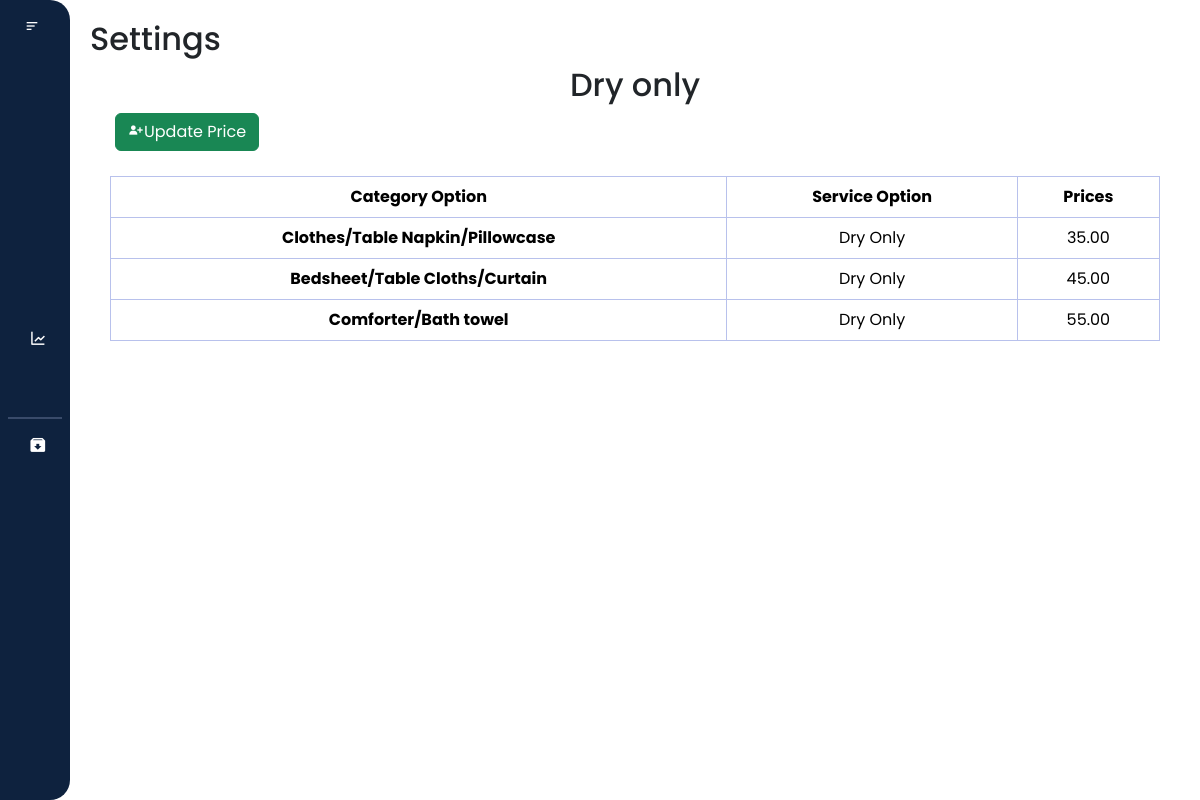
Screenshot of /laundry_system/main/settings/categ3/categ3.php with the database file from the repository.
### tables this page shows
CREATE TABLE `service_category_price` (
  `id` int(255) NOT NULL,
  `service_id` int(255) NOT NULL,
  `category_id` int(255) NOT NULL,
  `price` decimal(65,2) NOT NULL
);

CREATE TABLE `category` (
  `category_id` int(255) NOT NULL,
  `laundry_category_option` varchar(255) NOT NULL
);

CREATE TABLE `service` (
  `service_id` int(255) NOT NULL,
  `laundry_service_option` varchar(100) NOT NULL
);

### laundry_system/main/settings/categ3/categ3.php (the view, shortened to what this page needs)
<?php
$conn = new mysqli('localhost', 'root', '', 'laundry_db');
$sql = "SELECT scp.price, c.laundry_category_option, s.laundry_service_option
        FROM service_category_price scp
        JOIN category c ON scp.category_id = c.category_id
        JOIN service s ON scp.service_id = s.service_id
        WHERE s.service_id = 3";
$result = $conn->query($sql);
$prices = [];
if ($result) {
    while ($row = $result->fetch_assoc()) {
        $prices[] = $row;
    }
} else {
    die("Query Failed: " . $conn->error);
}
?>
<!DOCTYPE html>
<html lang="en">
<head>
    <link rel="stylesheet" href="https://cdn.jsdelivr.net/npm/bootstrap@5.3.3/dist/css/bootstrap.min.css">
    <link rel="stylesheet" href="categ3.css">
    <link href="https://cdn.lineicons.com/4.0/lineicons.css" rel="stylesheet" />
    <link href='https://unpkg.com/boxicons@2.1.4/css/boxicons.min.css' rel='stylesheet'>
</head>
<body>
    <div class="wrapper">
    <aside id="sidebar">
            <div class="d-flex">
                <button id="toggle-btn" type="button">
                    <i class="bx bx-menu-alt-left"></i>
                </button>
            </div>
            <ul class="sidebar-nav">
                <li class="sidebar-item">
                    <a href="/laundry_system/main/dashboard/dashboard.php" class="sidebar-link">
                    </a>
                </li>
                <li class="sidebar-item">
                    <a href="/laundry_system/main/my_profile/profile.php" class="sidebar-link">
                    </a>
                </li>
                <li class="sidebar-item">
                   <a href="/laundry_system/main/users/users.php" class="sidebar-link">
                    </a>
                </li>
                <li class="sidebar-item">
                    <a href="#" class="sidebar-link has-dropdown collapsed" data-bs-toggle="collapse"
                        data-bs-target="#records" aria-expanded="false" aria-controls="records">
                    </a>
                </li>
                <li class="sidebar-item">
                    <a href="/laundry_system/main/transaction/transaction.php" class="sidebar-link">
                    </a>
                </li>
                <li class="sidebar-item">
                    <a href="/laundry_system/main/sales_report/report.php" class="sidebar-link">
                        <i class='bx bx-line-chart'></i>
                    </a>
                </li>
                <li class="sidebar-item">
                    <a href="/laundry_system/main/settings/settings.php" class="sidebar-link">
                    </a>
                </li>
                <hr style="border: 1px solid #b8c1ec; margin: 8px">
                    <li class="sidebar-item">
                        <a href="/laundry_system/main/archived/archived.php" class="sidebar-link">
                            <i class='bx bxs-archive-in'></i>
                        </a>
                    </li>
            </ul>
            <div class="sidebar-footer">
                <a href="#" class="sidebar-link">
                </a>
            </div>
        </aside>
        <div class="main-content">
            <nav>
                <div class="d-flex justify-content-between align-items-center">
                    <h2>Settings</h2>
                </div>
                <div class="text" style="text-align: center;" name="category">
                    <h2>Dry only</h2>
                </div>
            </nav>
            <div class="box">
                    <form action="edit3.php" method="POST">
                        <button type="submit" class="btn btn-success" id="updatePriceButton">
                        <i class='bx bxs-user-plus'></i>Update Price</button>
                    </form>
            </div>
            <div class="table-responsive">
                <table class="table table-bordered text-center">
                    <thead>
                        <tr class="bg-dark text-white">
                            <th>Category Option</th>
                            <th>Service Option</th>
                            <th>Prices</th>
                        </tr>
                    </thead>
                    <tbody>
                        <?php
                            foreach ($prices as $row) {
                            $laundry_category_option = $row['laundry_category_option'];
                            $laundry_service_option = $row['laundry_service_option'];
                            $price = $row['price'];
                            echo '<tr>
                                  <th scope="row">' . $laundry_category_option . '</th>
                                  <td>' . $laundry_service_option . '</td>
                                  <td>' . $price . '</td>
                                  </tr>';
                                }
                            ?>
                    </tbody>
                </table>
            </div>
        </div>
    </div>
</body>
</html>

### laundry_system/main/settings/categ3/categ3.css (style rules this page uses)
* { margin: 0; padding: 0; font-family: "Poppins", sans-serif; box-sizing: border-box; }
html { scroll-behavior: smooth; }
a { text-decoration: none; }
li { list-style: none; }
.wrapper { display: flex; width: 100%; height: 100vh; }
#sidebar { display: flex; width: 70px; min-width: 70px; z-index: 1000; transition: all 0.25s ease-in-out; flex-direction: column; background-color: #0e223e; border-radius: 0 20px 20px 0; }
#toggle-btn { background-color: transparent; cursor: pointer; border: 0; padding: 1rem 1.5rem; }
#toggle-btn i { font-size: 1.5 rem; color: #fff; }
.sidebar-nav { padding: 2rem 0; flex: 1 1 auto; }
a.sidebar-link { padding: 0.625rem 1.625rem; color: #fff; display: block; font-size: 0.9rem; white-space: nowrap; border-left: 3px solid transparent; text-decoration: none; }
.sidebar-link i { font-size: 1.1rem; margin-right: 0.75rem; }
.sidebar-item { position: relative; }
.main-content { flex: 1; overflow-y: auto; padding: 20px; transition: margin-left 0.5s ease; }
.table-responsive { padding: 20px; }
.table { width: 100%; border-collapse: collapse; border: #b8c1ec; margin: 0; }
th, td { border: 1px solid #b8c1ec; padding: 8px; text-align: center; }
.box { display: flex; flex-direction: row; margin: 5px; padding: 0 20px; }

### rows the page displays
service_category_price: category.laundry_category_option "Clothes/Table Napkin/Pillowcase", service.laundry_service_option "Dry Only", price "35.00"
service_category_price: category.laundry_category_option "Bedsheet/Table Cloths/Curtain", service.laundry_service_option "Dry Only", price "45.00"
service_category_price: category.laundry_category_option "Comforter/Bath towel", service.laundry_service_option "Dry Only", price "55.00"
